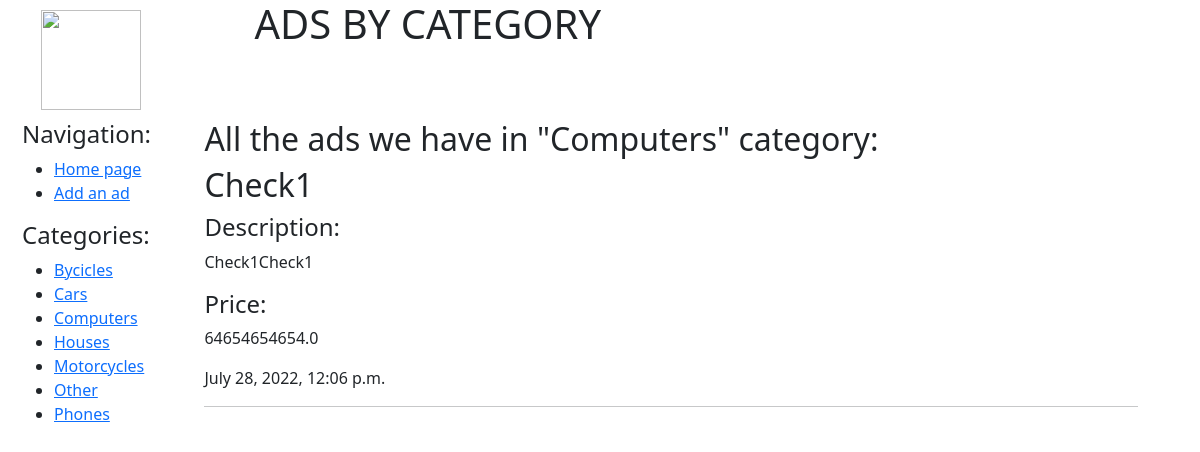
Page /4/ on the committed database.
### bboard/models.py (models this page shows, shortened)
class Category(models.Model):
    name = models.CharField(max_length=30, db_index=True, verbose_name='Category')
    class Meta:
        ordering = ['name']
    def __str__(self):
        return self.name

class Bb(models.Model):
    title = models.CharField(max_length=50, verbose_name='Title')
    content = models.TextField(null=True, blank=True, verbose_name='Description')
    price = models.FloatField(null=True, blank=True, verbose_name='Price')
    published = models.DateTimeField(auto_now_add=True, db_index=True, verbose_name='Published')
    category = models.ForeignKey(Category, null=True, on_delete=models.PROTECT,
                                 verbose_name='Category')
    class Meta:
        ordering = ['-published']

### bboard/views.py (the view)
# urls.py: path('<int:category_id>/', views.by_category, name='by_category'),
def by_category(request, category_id):
    bbs = Bb.objects.filter(category=category_id)
    categories = Category.objects.all()
    current_category = Category.objects.get(pk=category_id)
    context = {'bbs': bbs,
               'categories': categories,
               'current_category': current_category,
    }
    return render(request, 'bboard/by_category.html', context)

### bboard/templates/bboard/by_category.html (shortened to what this page needs)
{% extends 'bboard/base.html' %}
{%block pagename%}  <h1>Ads by category </h1> {%endblock pagename%}
{%block content%}
    <div>
        <h2>All the ads we have in "{{current_category}}" category:</h2>
        {%if bbs%}
            {%for bb in bbs%}
                <div>
                    <h2>{{bb.title}}</h2>
                    <h4>Description:</h4>
                    <p>{{bb.content}}</p>
                    <h4>Price:</h4>
                    <p>{{bb.price}}</p>
                    <p>{{bb.published}}</p>
                    <hr>
                </div>
            {%endfor%}
        {%else%}
        <br>
            <h4 style="color: red">No adds in this category yet...</h4>
        {%endif %}
    </div>
{%endblock content%}

### bboard/templates/bboard/base.html (shortened to what this page needs)
<!DOCTYPE html>
<html lang="en">
<head>
    <link href="https://cdn.jsdelivr.net/npm/bootstrap@5.2.0/dist/css/bootstrap.min.css" rel="stylesheet">
    {% load static %}
    <link href="{% static 'css/main.css' %}" rel="stylesheet">
</head>
<body>
<div class="container text-center">
  <div class="row">
    <div class="col" style="width: 15%">
        <img src="{% static 'img/logo.png' %}" style="margin: 10px; width:100px; height:100px;" align="absmiddle">
    </div>
    <div class="col-xxl-" style="width: 84%">
        <div class="header">
            {%block pagename%}   {%endblock pagename%}
        </div>
    </div>
  </div>
</div>
<div class="container text-center">
  <div class="row">
    <div class="col" style="width: 15%">
        <div class="nav" >
            <h4>Navigation:</h4>
            <ul>
                <li><a href="{%url 'home'%}">Home page</a></li>
                <li><a href="{%url 'create'%}">Add an ad</a></li>
            </ul>
            {% if categories %}
                <h4>Categories:</h4>
                    <ul>
                        {%for category in categories%}
                            <li><a href="{% url 'by_category' category.pk %}">{{category.name}}</a></li>
                        {%endfor%}
                    </ul>
            {% endif %}
        </div>
    </div>
    <div class="col-xxl-" style="width: 84%">
        <div class="ad_section">
            {%block content%}  {%endblock content%}
        </div>
    </div>
  </div>
</div>
</body>
</html>

### bboard/static/css/main.css (style rules this page uses)
.header { font-size: 40px; text-transform: uppercase; text-align: center; margin-bottom: 0; width:50%; }
.container { width: 100%; margin: 0; }
.nav { margin:10px; margin-top: 0; font-size: 16px; width: 150px; text-align: left; }
.ad_section { margin:10px; margin-top: 0; font-size: 16px; float: left; text-align: left; width: 100%; }

### rows in the picture
Category: name "Bycicles"
Category: name "Cars"
Category: name "Computers"
Category: name "Houses"
Category: name "Motorcycles"
Category: name "Other"
Category: name "Phones"
Bb: title "Check1", content "Check1Check1", price "64654654654.0", published "July 28, 2022, 12:06 p.m."
